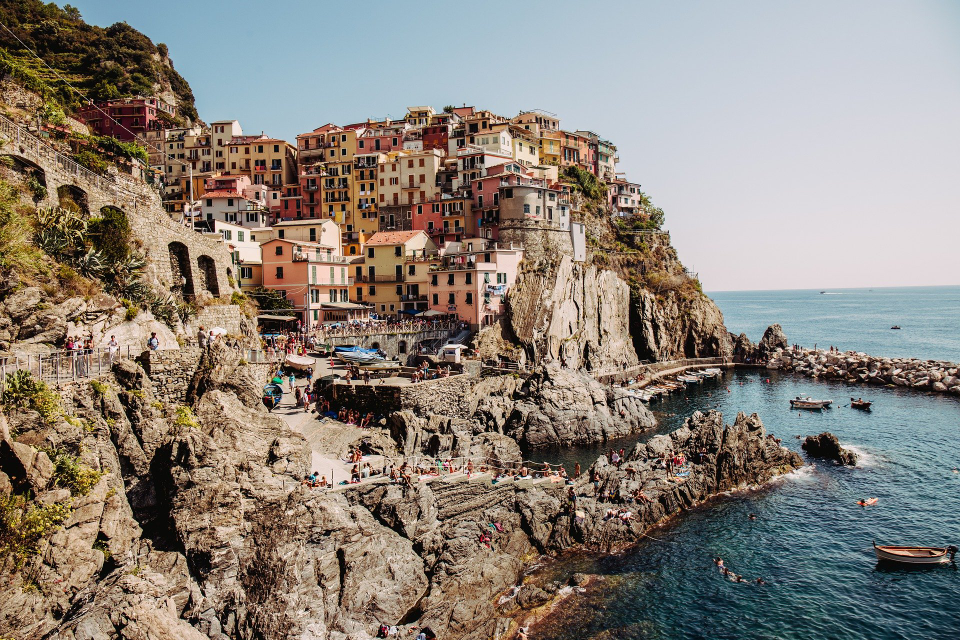
#> input picture openCV/image/manarola.jpg, 960 x 640 px
$ python opencv_img07.py
#> lines starting #> are read from the running program, lines starting #| are printed output that depends on the picture; after the words box and inside, x2 and y2 are one past the last pixel; in counts of white or black regions, pixels touching at a corner belong together
import cv2
import numpy as np
from numpy.core.fromnumeric import shape

# 이미지 로드 기본 툴
## 영상 둘레 표시 컨투어(윤곽)
org = cv2.imread('./image/manarola.jpg', cv2.IMREAD_REDUCED_COLOR_2)
#> org is the input picture: shape (640, 960, 3); mean B, G, R 121.5, 130.6, 139
dst = cv2.resize(org, dsize=(480, 320))  # 이미지가 너무 커서 사이즈 조절
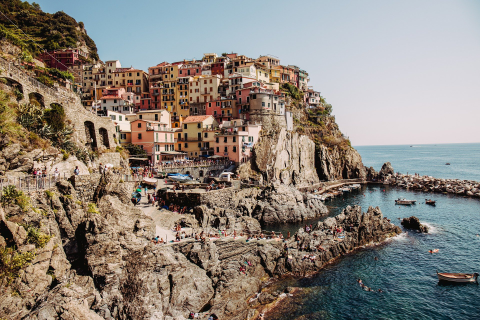
#> dst: shape (320, 480, 3); mean B, G, R 121.7, 130.7, 139.2
gray = cv2.cvtColor(dst, cv2.COLOR_BGR2GRAY)
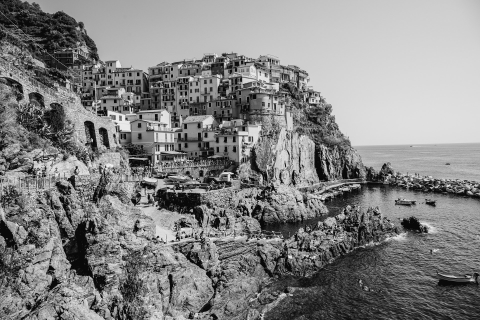
#> gray: shape (320, 480); min 6, max 242, mean 132.2
ret, bny = cv2.threshold(gray, 127, 255, 0)
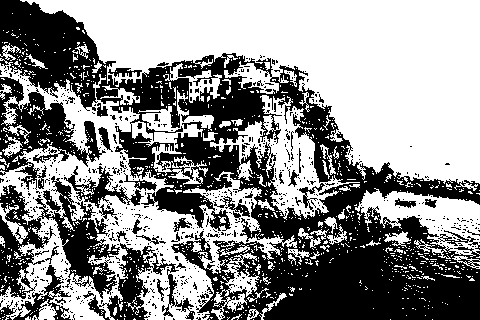
#> bny: shape (320, 480); 56.2% white; 709 black regions (662 under 20 px)
cont, hirc = cv2.findContours(bny, cv2.RETR_TREE, cv2.CHAIN_APPROX_SIMPLE)
#> cont = 2377 contours, 2238 with area under 20; largest, box (x1, y1, x2, y2) and area: (20, 0, 480, 191) 43012, (0, 58, 297, 320) 31094, (210, 95, 360, 220) 5291, (355, 188, 480, 259) 4179, (38, 175, 121, 300) 3626; hirc = 2377 rows, first 6: [1, -1, -1, -1], [2, 0, -1, -1], [3, 1, -1, -1], [4, 2, -1, -1], [5, 3, -1, -1], [6, 4, -1, -1]

cv2.drawContours(dst, cont, 0, (0, 255, 0), 2)
#> dst: shape (320, 480, 3); under 0.01% of pixels changed, all inside (x1, y1, x2, y2) = (431, 318, 434, 320)

cv2.imshow('Gray', bny)
cv2.imshow('Result', dst)

cv2.waitKey(0) # 창에서 키입력 대기
cv2.destroyAllWindows() # 메모리 해제
